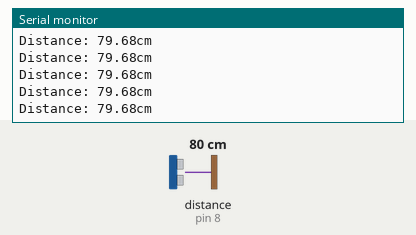
This sketch was run on a simulated Arduino Uno, built with avr-gcc and run on an emulated ATmega328P. Parts: the last lines printed to the serial monitor. Wiring (inferred from the names in the program): ultrasonic range finder: trigger pin 7; echo pin 8. The test bench sets the inputs (shaded band); at power-on: distance to the obstacle (sensor on pin 8) 80 cm. The echo pulse lasts 58.3 µs per cm.

Above: at 1.2 s.
1.3 s: distance to the obstacle (sensor on pin 8) set to 120 cm
At 1.49 s:
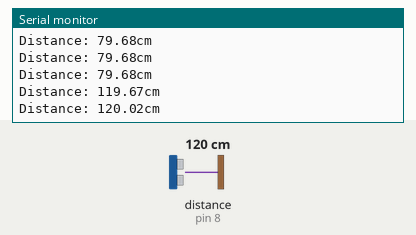
4.3 s: distance to the obstacle (sensor on pin 8) set to 35 cm
At 4.3 s:
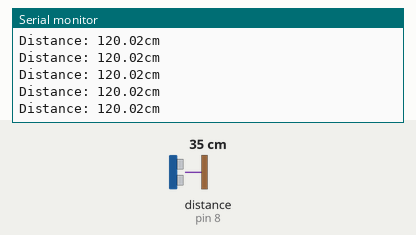
7.3 s: distance to the obstacle (sensor on pin 8) set to 250 cm
At 7.4 s:
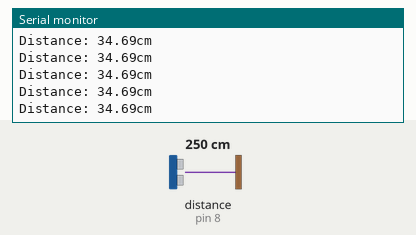
Timing chart, 0 to 10.3 s (numbered marks = the images above; inputs shaded):
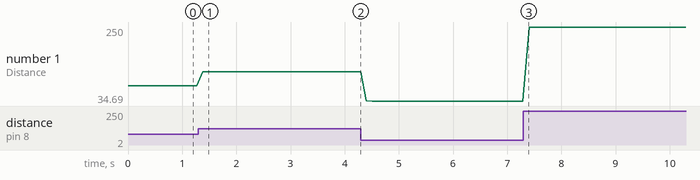

Measured:
- after the input at 1.3 s, the serial monitor: prints a new line after 0.08 s (image 1)
- plotted number 1: 79.68 → 120.02 after the input at 1.3 s, 120.02 → 34.69 after the input at 4.3 s, 34.69 → 250 after the input at 7.3 s

The sketch:

Ultrasonic_Sensor_HC_SR04_Intro.ino
```cpp
const int trigPin = 7;
const int echoPin = 8;

float duration, distance;

void setup() {
  // put your setup code here, to run once:

	pinMode(trigPin, OUTPUT);
	pinMode(echoPin, INPUT);
	Serial.begin(9600);

}

void loop() {
  // put your main code here, to run repeatedly:

  // first set the trigPin low for 2 microseconds just to make sure that the pin in low first.
  digitalWrite(trigPin, LOW);
	delayMicroseconds(2);

  // set it high for 10 microseconds, which sends out an 8 cycle sonic burst from the transmitter, which then bounces of an object and hits the receiver(
	digitalWrite(trigPin, HIGH);
	delayMicroseconds(10);
	// set it back to low
  digitalWrite(trigPin, LOW);

  /* the function does is waits for the pin to go whichever state you put in, starts timing,
  and then stops timing when it switches to the other state.
   In our case we would put HIGH since we want to start timing when the Echo pin goes high.
   We will store the time in the duration variable. (It returns the time in microseconds)  */
  duration = pulseIn(echoPin, HIGH);

  /* since the pulseIn() function returns the time in microseconds, we will need to have a speed in microseconds also
  It is .0343 cm/μS. ---> X = V * t
  To calculate the distance, just multiply the duration by .0343 and then divide it by 2(Because the sound waves travel to the object AND back).*/
  distance = (duration*.0343)/2;

  Serial.print("Distance: ");
  Serial.print(distance);
  Serial.println("cm");

  delay(100);
}
```
